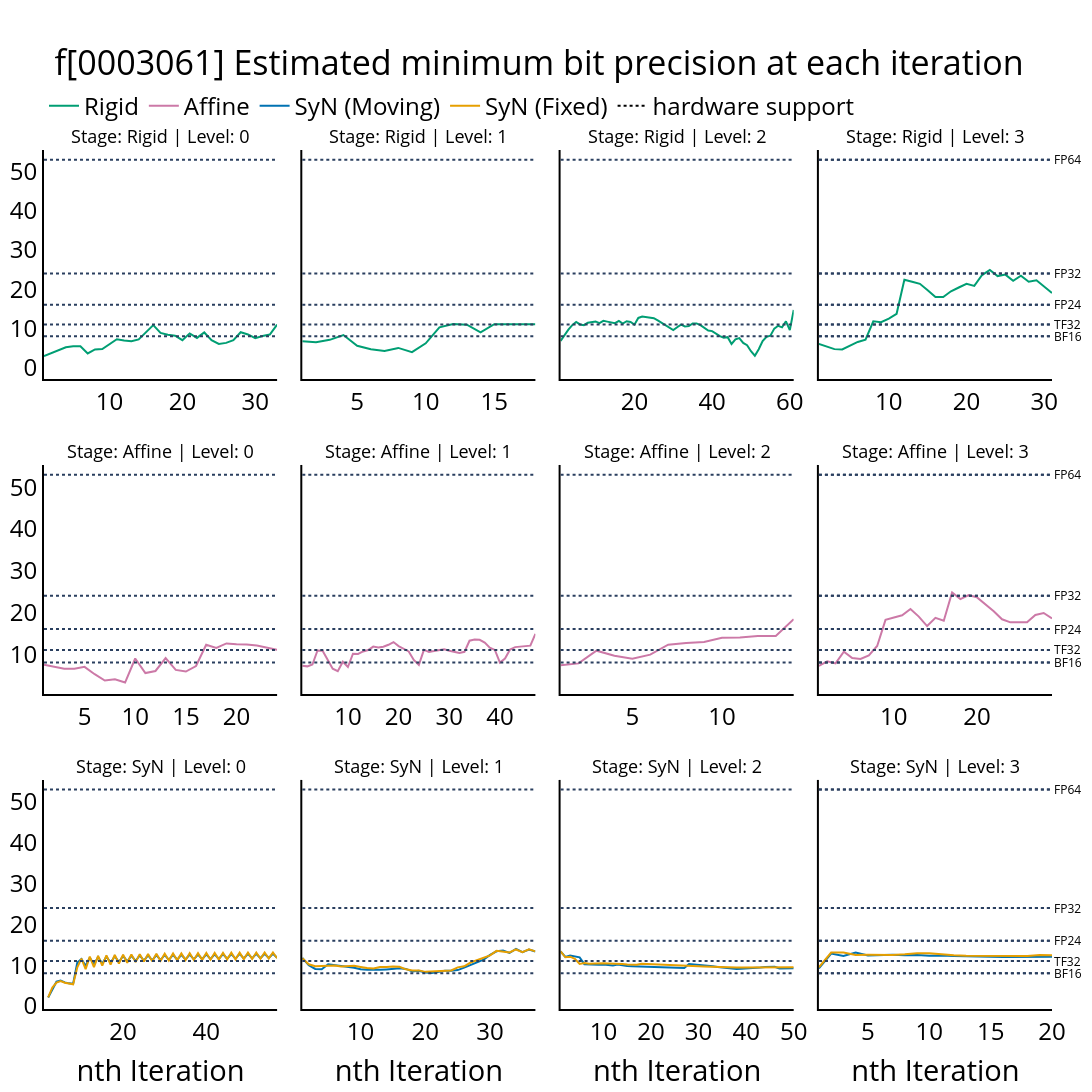
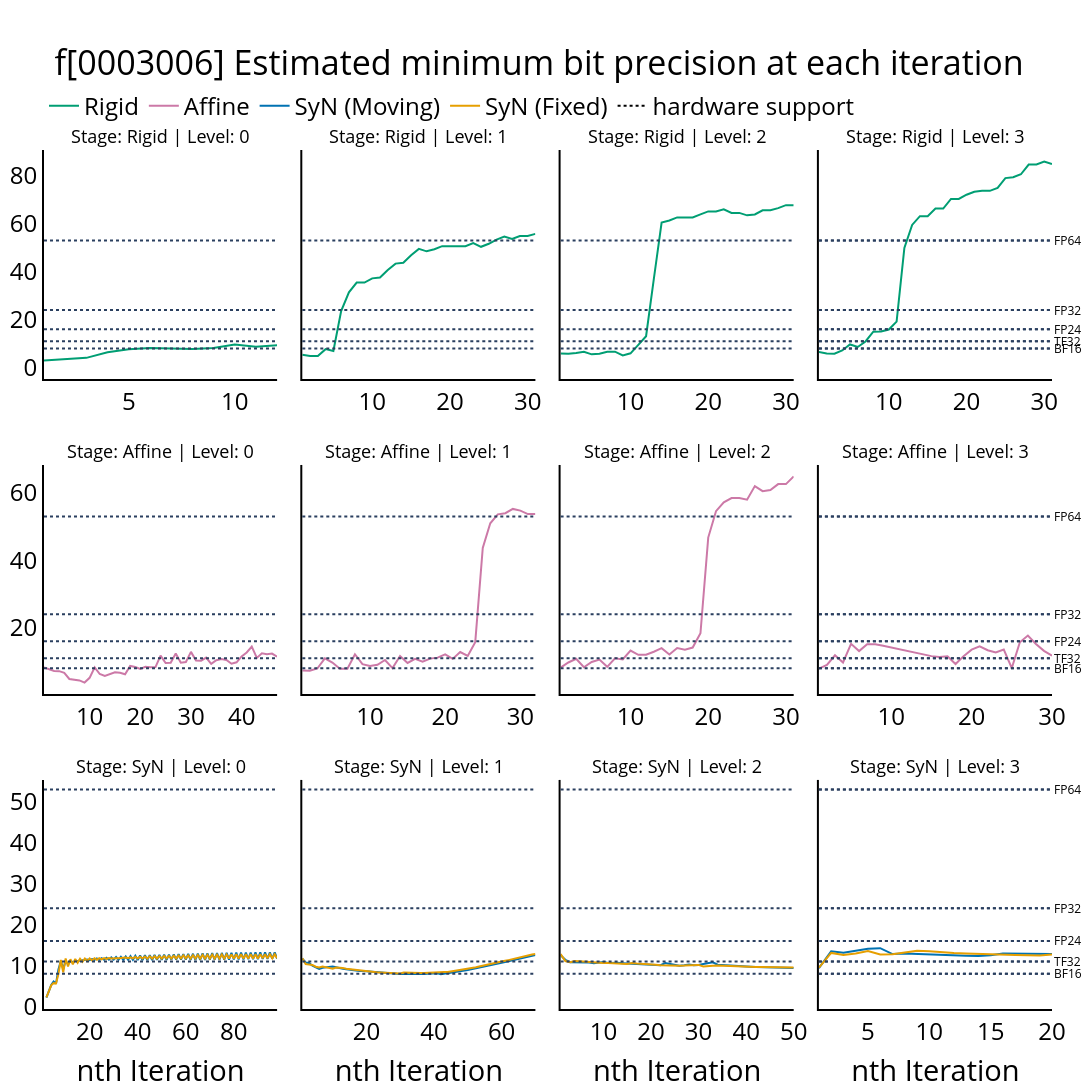

Notebook code cell kept with these figures, in order:
### Code cell
fig_dir = Path("paper", "figures")

df_subset = df[df["subject_id"].isin(["0003006", "0003061"])]
for subject_id in df_subset["subject_id"].unique():
    sub_df = df_subset[df_subset["subject_id"] == subject_id]
    viz_pmin(
        sub_df,
        boundary_func=plot_minmax,
        title=f"f[{subject_id}] Estimated minimum bit precision at each iteration",
    )
